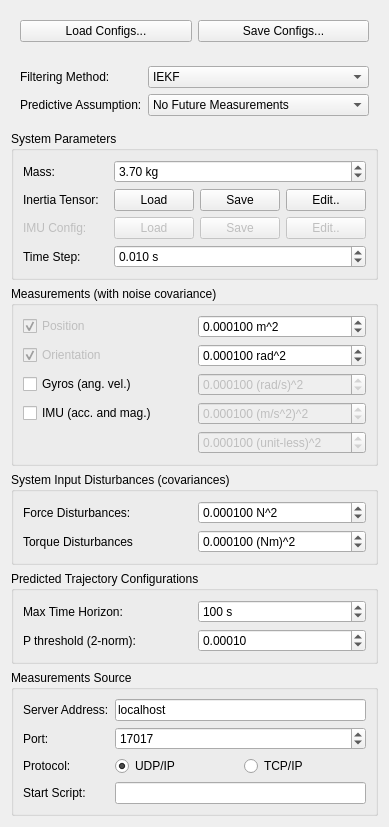
<?xml version="1.0" encoding="UTF-8"?>
<ui version="4.0">
 <class>TargetPredConfig</class>
 <widget class="QWidget" name="TargetPredConfig">
  <property name="geometry">
   <rect>
    <x>0</x>
    <y>0</y>
    <width>360</width>
    <height>728</height>
   </rect>
  </property>
  <property name="windowTitle">
   <string>Target Prediction Configuration</string>
  </property>
  <layout class="QVBoxLayout" name="verticalLayout">
   <item>
    <widget class="QWidget" name="widget_2" native="true">
     <layout class="QGridLayout" name="gridLayout_4">
      <item row="0" column="0">
       <widget class="QPushButton" name="load_button">
        <property name="text">
         <string>Load Configs...</string>
        </property>
       </widget>
      </item>
      <item row="0" column="1">
       <widget class="QPushButton" name="save_button">
        <property name="text">
         <string>Save Configs...</string>
        </property>
       </widget>
      </item>
     </layout>
    </widget>
   </item>
   <item>
    <widget class="QWidget" name="widget_5" native="true">
     <layout class="QGridLayout" name="gridLayout_7">
      <item row="0" column="0">
       <widget class="QLabel" name="label_7">
        <property name="text">
         <string>Filtering Method:</string>
        </property>
       </widget>
      </item>
      <item row="0" column="1">
       <widget class="QComboBox" name="kf_model_selection">
        <item>
         <property name="text">
          <string>IEKF</string>
         </property>
        </item>
        <item>
         <property name="text">
          <string>IMKF</string>
         </property>
        </item>
        <item>
         <property name="text">
          <string>IMKFv2</string>
         </property>
        </item>
       </widget>
      </item>
      <item row="1" column="0">
       <widget class="QLabel" name="label_5">
        <property name="text">
         <string>Predictive Assumption:</string>
        </property>
       </widget>
      </item>
      <item row="1" column="1">
       <widget class="QComboBox" name="predict_assumption_selection">
        <item>
         <property name="text">
          <string>No Future Measurements</string>
         </property>
        </item>
        <item>
         <property name="text">
          <string>Maximum-likeihood Measurements</string>
         </property>
        </item>
        <item>
         <property name="text">
          <string>Full Certainty (zero prediction cov.)</string>
         </property>
        </item>
       </widget>
      </item>
     </layout>
    </widget>
   </item>
   <item>
    <widget class="QGroupBox" name="sys_param_group">
     <property name="title">
      <string>System Parameters</string>
     </property>
     <layout class="QGridLayout" name="gridLayout_6">
      <item row="1" column="0">
       <widget class="QLabel" name="inertia_label">
        <property name="text">
         <string>Inertia Tensor:</string>
        </property>
       </widget>
      </item>
      <item row="0" column="0">
       <widget class="QLabel" name="mass_label">
        <property name="text">
         <string>Mass:</string>
        </property>
       </widget>
      </item>
      <item row="0" column="1">
       <widget class="QDoubleSpinBox" name="mass_spin">
        <property name="suffix">
         <string> kg</string>
        </property>
        <property name="maximum">
         <double>50.000000000000000</double>
        </property>
        <property name="singleStep">
         <double>0.010000000000000</double>
        </property>
        <property name="value">
         <double>3.700000000000000</double>
        </property>
       </widget>
      </item>
      <item row="2" column="0">
       <widget class="QLabel" name="IMU_label">
        <property name="enabled">
         <bool>false</bool>
        </property>
        <property name="text">
         <string>IMU Config:</string>
        </property>
       </widget>
      </item>
      <item row="1" column="1">
       <widget class="QWidget" name="widget" native="true">
        <layout class="QHBoxLayout" name="horizontalLayout">
         <property name="margin">
          <number>0</number>
         </property>
         <item>
          <widget class="QPushButton" name="I_load_button">
           <property name="text">
            <string>Load</string>
           </property>
          </widget>
         </item>
         <item>
          <widget class="QPushButton" name="I_save_button">
           <property name="text">
            <string>Save</string>
           </property>
          </widget>
         </item>
         <item>
          <widget class="QPushButton" name="I_edit_button">
           <property name="text">
            <string>Edit..</string>
           </property>
          </widget>
         </item>
        </layout>
       </widget>
      </item>
      <item row="2" column="1">
       <widget class="QWidget" name="widget_3" native="true">
        <property name="enabled">
         <bool>true</bool>
        </property>
        <layout class="QHBoxLayout" name="horizontalLayout_2">
         <property name="margin">
          <number>0</number>
         </property>
         <item>
          <widget class="QPushButton" name="IMU_load_button">
           <property name="enabled">
            <bool>false</bool>
           </property>
           <property name="text">
            <string>Load</string>
           </property>
          </widget>
         </item>
         <item>
          <widget class="QPushButton" name="IMU_save_button">
           <property name="enabled">
            <bool>false</bool>
           </property>
           <property name="text">
            <string>Save</string>
           </property>
          </widget>
         </item>
         <item>
          <widget class="QPushButton" name="IMU_edit_button">
           <property name="enabled">
            <bool>false</bool>
           </property>
           <property name="text">
            <string>Edit..</string>
           </property>
          </widget>
         </item>
        </layout>
       </widget>
      </item>
      <item row="3" column="0">
       <widget class="QLabel" name="time_step_label">
        <property name="text">
         <string>Time Step:</string>
        </property>
       </widget>
      </item>
      <item row="3" column="1">
       <widget class="QDoubleSpinBox" name="time_step_spin">
        <property name="suffix">
         <string> s</string>
        </property>
        <property name="decimals">
         <number>3</number>
        </property>
        <property name="maximum">
         <double>10.000000000000000</double>
        </property>
        <property name="singleStep">
         <double>0.001000000000000</double>
        </property>
        <property name="value">
         <double>0.010000000000000</double>
        </property>
       </widget>
      </item>
     </layout>
    </widget>
   </item>
   <item>
    <widget class="QGroupBox" name="groupBox_3">
     <property name="title">
      <string>Measurements (with noise covariance)</string>
     </property>
     <layout class="QGridLayout" name="gridLayout_5">
      <item row="2" column="0">
       <widget class="QCheckBox" name="gyro_check">
        <property name="text">
         <string>Gyros (ang. vel.)</string>
        </property>
       </widget>
      </item>
      <item row="0" column="0">
       <widget class="QCheckBox" name="mposition_check">
        <property name="enabled">
         <bool>false</bool>
        </property>
        <property name="text">
         <string>Position</string>
        </property>
        <property name="checked">
         <bool>true</bool>
        </property>
       </widget>
      </item>
      <item row="3" column="0">
       <widget class="QCheckBox" name="IMU_check">
        <property name="text">
         <string>IMU (acc. and mag.)</string>
        </property>
       </widget>
      </item>
      <item row="0" column="1">
       <widget class="QDoubleSpinBox" name="Rpos_spin">
        <property name="suffix">
         <string> m^2</string>
        </property>
        <property name="decimals">
         <number>6</number>
        </property>
        <property name="maximum">
         <double>0.010000000000000</double>
        </property>
        <property name="singleStep">
         <double>0.000001000000000</double>
        </property>
        <property name="value">
         <double>0.000100000000000</double>
        </property>
       </widget>
      </item>
      <item row="1" column="1">
       <widget class="QDoubleSpinBox" name="Rang_spin">
        <property name="suffix">
         <string> rad^2</string>
        </property>
        <property name="decimals">
         <number>6</number>
        </property>
        <property name="maximum">
         <double>0.010000000000000</double>
        </property>
        <property name="singleStep">
         <double>0.000001000000000</double>
        </property>
        <property name="value">
         <double>0.000100000000000</double>
        </property>
       </widget>
      </item>
      <item row="1" column="0">
       <widget class="QCheckBox" name="morientation_check">
        <property name="enabled">
         <bool>false</bool>
        </property>
        <property name="text">
         <string>Orientation</string>
        </property>
        <property name="checked">
         <bool>true</bool>
        </property>
       </widget>
      </item>
      <item row="3" column="1">
       <widget class="QDoubleSpinBox" name="Racc_spin">
        <property name="enabled">
         <bool>false</bool>
        </property>
        <property name="suffix">
         <string> (m/s^2)^2</string>
        </property>
        <property name="decimals">
         <number>6</number>
        </property>
        <property name="maximum">
         <double>0.010000000000000</double>
        </property>
        <property name="singleStep">
         <double>0.000001000000000</double>
        </property>
        <property name="value">
         <double>0.000100000000000</double>
        </property>
       </widget>
      </item>
      <item row="2" column="1">
       <widget class="QDoubleSpinBox" name="Rgyro_spin">
        <property name="enabled">
         <bool>false</bool>
        </property>
        <property name="suffix">
         <string> (rad/s)^2</string>
        </property>
        <property name="decimals">
         <number>6</number>
        </property>
        <property name="maximum">
         <double>0.010000000000000</double>
        </property>
        <property name="singleStep">
         <double>0.000001000000000</double>
        </property>
        <property name="value">
         <double>0.000100000000000</double>
        </property>
       </widget>
      </item>
      <item row="4" column="1">
       <widget class="QDoubleSpinBox" name="Rmag_spin">
        <property name="enabled">
         <bool>false</bool>
        </property>
        <property name="suffix">
         <string> (unit-less)^2</string>
        </property>
        <property name="decimals">
         <number>6</number>
        </property>
        <property name="maximum">
         <double>0.010000000000000</double>
        </property>
        <property name="singleStep">
         <double>0.000001000000000</double>
        </property>
        <property name="value">
         <double>0.000100000000000</double>
        </property>
       </widget>
      </item>
     </layout>
    </widget>
   </item>
   <item>
    <widget class="QGroupBox" name="system_dist_group">
     <property name="title">
      <string>System Input Disturbances (covariances)</string>
     </property>
     <layout class="QGridLayout" name="gridLayout_3">
      <item row="0" column="1">
       <widget class="QDoubleSpinBox" name="Qf_spin">
        <property name="suffix">
         <string> N^2</string>
        </property>
        <property name="decimals">
         <number>6</number>
        </property>
        <property name="maximum">
         <double>1.000000000000000</double>
        </property>
        <property name="singleStep">
         <double>0.000010000000000</double>
        </property>
        <property name="value">
         <double>0.000100000000000</double>
        </property>
       </widget>
      </item>
      <item row="0" column="0">
       <widget class="QLabel" name="Qf_label">
        <property name="text">
         <string>Force Disturbances:</string>
        </property>
       </widget>
      </item>
      <item row="1" column="0">
       <widget class="QLabel" name="Qt_label">
        <property name="text">
         <string>Torque Disturbances</string>
        </property>
       </widget>
      </item>
      <item row="1" column="1">
       <widget class="QDoubleSpinBox" name="Qt_spin">
        <property name="suffix">
         <string> (Nm)^2</string>
        </property>
        <property name="decimals">
         <number>6</number>
        </property>
        <property name="maximum">
         <double>1.000000000000000</double>
        </property>
        <property name="singleStep">
         <double>0.000010000000000</double>
        </property>
        <property name="value">
         <double>0.000100000000000</double>
        </property>
       </widget>
      </item>
     </layout>
    </widget>
   </item>
   <item>
    <widget class="QGroupBox" name="pred_traj_group">
     <property name="title">
      <string>Predicted Trajectory Configurations</string>
     </property>
     <layout class="QGridLayout" name="gridLayout">
      <item row="0" column="0">
       <widget class="QLabel" name="horizon_label">
        <property name="frameShape">
         <enum>QFrame::NoFrame</enum>
        </property>
        <property name="text">
         <string>Max Time Horizon:</string>
        </property>
       </widget>
      </item>
      <item row="0" column="1">
       <widget class="QDoubleSpinBox" name="horizon_spin">
        <property name="suffix">
         <string> s</string>
        </property>
        <property name="decimals">
         <number>0</number>
        </property>
        <property name="maximum">
         <double>500.000000000000000</double>
        </property>
        <property name="value">
         <double>100.000000000000000</double>
        </property>
       </widget>
      </item>
      <item row="1" column="0">
       <widget class="QLabel" name="Pthreshold_label">
        <property name="text">
         <string>P threshold (2-norm):</string>
        </property>
       </widget>
      </item>
      <item row="1" column="1">
       <widget class="QDoubleSpinBox" name="Pthreshold_spin">
        <property name="decimals">
         <number>5</number>
        </property>
        <property name="maximum">
         <double>1.000000000000000</double>
        </property>
        <property name="singleStep">
         <double>0.000100000000000</double>
        </property>
        <property name="value">
         <double>0.000100000000000</double>
        </property>
       </widget>
      </item>
     </layout>
    </widget>
   </item>
   <item>
    <widget class="QGroupBox" name="meas_src_group">
     <property name="title">
      <string>Measurements Source</string>
     </property>
     <layout class="QGridLayout" name="gridLayout_2">
      <item row="0" column="2">
       <widget class="QLineEdit" name="ip_addr_edit">
        <property name="text">
         <string>localhost</string>
        </property>
       </widget>
      </item>
      <item row="0" column="0">
       <widget class="QLabel" name="ip_addr_label">
        <property name="text">
         <string>Server Address:</string>
        </property>
       </widget>
      </item>
      <item row="1" column="0">
       <widget class="QLabel" name="port_label">
        <property name="text">
         <string>Port:</string>
        </property>
       </widget>
      </item>
      <item row="2" column="0">
       <widget class="QLabel" name="protocol_label">
        <property name="text">
         <string>Protocol:</string>
        </property>
       </widget>
      </item>
      <item row="1" column="2">
       <widget class="QSpinBox" name="port_spin">
        <property name="minimum">
         <number>15000</number>
        </property>
        <property name="maximum">
         <number>65535</number>
        </property>
        <property name="value">
         <number>17017</number>
        </property>
       </widget>
      </item>
      <item row="3" column="0">
       <widget class="QLabel" name="start_script_label">
        <property name="text">
         <string>Start Script:</string>
        </property>
       </widget>
      </item>
      <item row="2" column="2">
       <widget class="QWidget" name="widget_4" native="true">
        <layout class="QHBoxLayout" name="horizontalLayout_3">
         <property name="margin">
          <number>0</number>
         </property>
         <item>
          <widget class="QRadioButton" name="udp_radio">
           <property name="text">
            <string>UDP/IP</string>
           </property>
           <property name="checked">
            <bool>true</bool>
           </property>
          </widget>
         </item>
         <item>
          <widget class="QRadioButton" name="tcp_radio">
           <property name="text">
            <string>TCP/IP</string>
           </property>
          </widget>
         </item>
        </layout>
       </widget>
      </item>
      <item row="3" column="2">
       <widget class="QLineEdit" name="start_script_edit"/>
      </item>
     </layout>
    </widget>
   </item>
   <item>
    <spacer name="verticalSpacer_2">
     <property name="orientation">
      <enum>Qt::Vertical</enum>
     </property>
     <property name="sizeHint" stdset="0">
      <size>
       <width>20</width>
       <height>203</height>
      </size>
     </property>
    </spacer>
   </item>
  </layout>
  <action name="actionUpdateAvailOptions">
   <property name="text">
    <string>UpdateAvailOptions</string>
   </property>
  </action>
  <action name="actionValuesChanged">
   <property name="text">
    <string>ValuesChanged</string>
   </property>
  </action>
 </widget>
 <resources/>
 <connections>
  <connection>
   <sender>kf_model_selection</sender>
   <signal>currentIndexChanged(int)</signal>
   <receiver>actionValuesChanged</receiver>
   <slot>trigger()</slot>
   <hints>
    <hint type="sourcelabel">
     <x>179</x>
     <y>70</y>
    </hint>
    <hint type="destinationlabel">
     <x>-1</x>
     <y>-1</y>
    </hint>
   </hints>
  </connection>
  <connection>
   <sender>predict_assumption_selection</sender>
   <signal>currentIndexChanged(int)</signal>
   <receiver>actionValuesChanged</receiver>
   <slot>trigger()</slot>
   <hints>
    <hint type="sourcelabel">
     <x>179</x>
     <y>164</y>
    </hint>
    <hint type="destinationlabel">
     <x>-1</x>
     <y>-1</y>
    </hint>
   </hints>
  </connection>
  <connection>
   <sender>IMU_check</sender>
   <signal>toggled(bool)</signal>
   <receiver>gyro_check</receiver>
   <slot>setChecked(bool)</slot>
   <hints>
    <hint type="sourcelabel">
     <x>94</x>
     <y>376</y>
    </hint>
    <hint type="destinationlabel">
     <x>94</x>
     <y>349</y>
    </hint>
   </hints>
  </connection>
  <connection>
   <sender>IMU_check</sender>
   <signal>toggled(bool)</signal>
   <receiver>Racc_spin</receiver>
   <slot>setEnabled(bool)</slot>
   <hints>
    <hint type="sourcelabel">
     <x>94</x>
     <y>376</y>
    </hint>
    <hint type="destinationlabel">
     <x>265</x>
     <y>376</y>
    </hint>
   </hints>
  </connection>
  <connection>
   <sender>IMU_check</sender>
   <signal>toggled(bool)</signal>
   <receiver>Rmag_spin</receiver>
   <slot>setEnabled(bool)</slot>
   <hints>
    <hint type="sourcelabel">
     <x>94</x>
     <y>376</y>
    </hint>
    <hint type="destinationlabel">
     <x>265</x>
     <y>403</y>
    </hint>
   </hints>
  </connection>
  <connection>
   <sender>gyro_check</sender>
   <signal>toggled(bool)</signal>
   <receiver>Rgyro_spin</receiver>
   <slot>setEnabled(bool)</slot>
   <hints>
    <hint type="sourcelabel">
     <x>94</x>
     <y>349</y>
    </hint>
    <hint type="destinationlabel">
     <x>265</x>
     <y>349</y>
    </hint>
   </hints>
  </connection>
  <connection>
   <sender>IMU_check</sender>
   <signal>toggled(bool)</signal>
   <receiver>IMU_label</receiver>
   <slot>setEnabled(bool)</slot>
   <hints>
    <hint type="sourcelabel">
     <x>94</x>
     <y>356</y>
    </hint>
    <hint type="destinationlabel">
     <x>92</x>
     <y>200</y>
    </hint>
   </hints>
  </connection>
  <connection>
   <sender>IMU_check</sender>
   <signal>toggled(bool)</signal>
   <receiver>IMU_load_button</receiver>
   <slot>setEnabled(bool)</slot>
   <hints>
    <hint type="sourcelabel">
     <x>94</x>
     <y>356</y>
    </hint>
    <hint type="destinationlabel">
     <x>205</x>
     <y>200</y>
    </hint>
   </hints>
  </connection>
  <connection>
   <sender>IMU_check</sender>
   <signal>toggled(bool)</signal>
   <receiver>IMU_save_button</receiver>
   <slot>setEnabled(bool)</slot>
   <hints>
    <hint type="sourcelabel">
     <x>94</x>
     <y>356</y>
    </hint>
    <hint type="destinationlabel">
     <x>263</x>
     <y>200</y>
    </hint>
   </hints>
  </connection>
  <connection>
   <sender>IMU_check</sender>
   <signal>toggled(bool)</signal>
   <receiver>IMU_edit_button</receiver>
   <slot>setEnabled(bool)</slot>
   <hints>
    <hint type="sourcelabel">
     <x>94</x>
     <y>356</y>
    </hint>
    <hint type="destinationlabel">
     <x>321</x>
     <y>200</y>
    </hint>
   </hints>
  </connection>
 </connections>
</ui>
